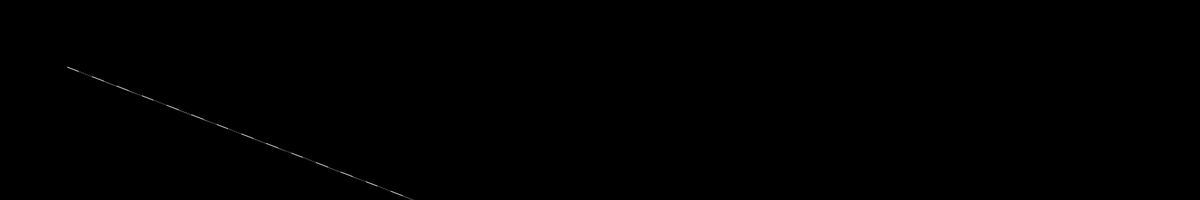
Frame 1 (no input)
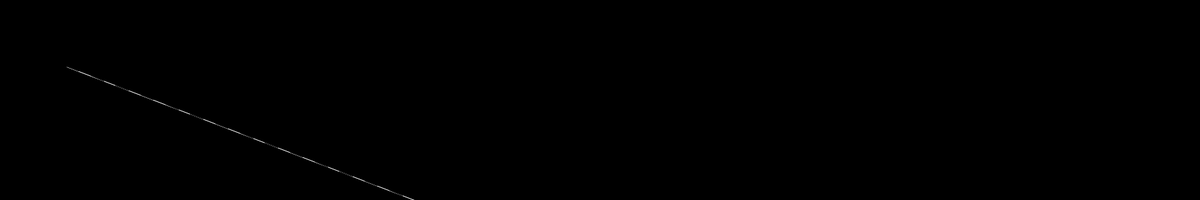
Frame 60 (the mouse pressed at the canvas centre just before this capture)
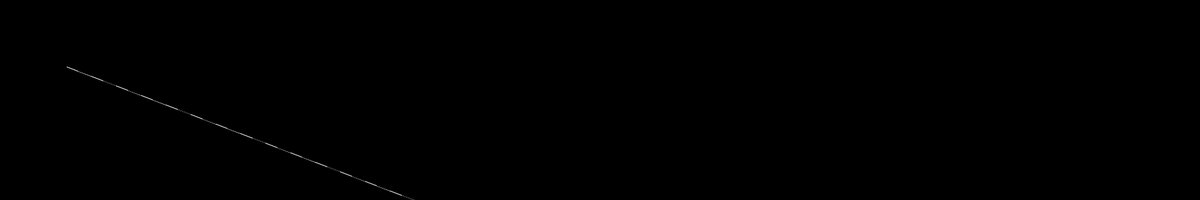
Frame 120 (the mouse held since frame 60 and released just before this capture)

The Processing sketch that drew these frames (run headless with seeded random() and noise(); from frame 60 on, the mouse is pressed at the canvas centre):

// Processing sketch: platformMotion
// ── platformMotion.pde
final int windowWidth  = 1800,
            windowHeight = 300;
final float mm2Pixels = windowWidth/900.0;

final int mm2Steps  = 2;
final float steps2Pixels =  mm2Pixels/mm2Steps;  
 
  // Platform Dimensions in pixels
  final int baseLength          = round(810 * mm2Pixels),
            baseHeight          = 50,
            rampHeight          = round(2 * mm2Pixels),
            rampBaseLength      = round(106 * mm2Pixels),
            rampSlopeLength     = round(150 * mm2Pixels),
            tagBaseLeftOffset   = round(50 * mm2Pixels),
            labelBaseLeftOffset = round(350 * mm2Pixels),
            baseX               = round((windowWidth - baseLength)/2.0),
            baseY               = windowHeight - baseHeight;

final color tagMarkerColor     = #FFFF00,
              labelMarkerColor = #FF0000,
              bgColor          = #000000,
              platformColor    = #FFFFFF; 
 
int spaceWidth= 20;              
              
void settings(){
  size(windowWidth,windowHeight);
}

int x= 100,
    y = 100;

SteppingLine sl;

void setup(){
  frameRate(10);
  sl =new SteppingLine(baseLength,platformColor,bgColor);
}

void draw(){
  background(bgColor);
  pushMatrix();
  translate(x,y);
  rotate(21*PI/180.0);
  sl.draw();
  popMatrix();
  sl.step();
}
// ── steppingLine.pde
class SteppingLine{
  final float length;
  final int spaceWidth=20;
  final color col, bg;
  long steps;
  
  SteppingLine(float l, color c, color bc){
    length = l;
    col = c;
    bg = bc;
    steps = 0;
  }
  void spacedLine(){
    stroke(bg);
    for(int i= -spaceWidth; i< length ; i += 2*spaceWidth){ 
      line(i,0,i+spaceWidth,0);
  }
}
  void step(){
    steps = (steps+1)%(spaceWidth*2);
  }
  void draw(){
    stroke(col);
    line(0,0,length,0);
    stroke(bg);
    pushMatrix();
    translate(steps,0);
    spacedLine();
    popMatrix();
    
  } 
}
  
